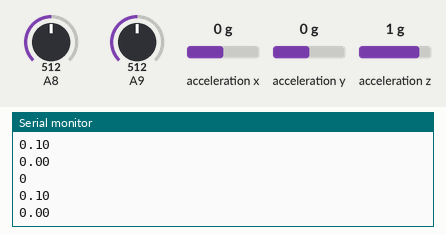
Bench run of a sketch on a simulated Teensy 4. Shown: the last lines printed to the serial monitor. The test bench sets the inputs (shaded band); at power-on: acceleration x 0 g, acceleration z 1 g, A8 = 512, A9 = 512, acceleration y 0 g.

Above: at 1.7 s.
1.8 s: acceleration x set to -1.4 g
At 2.6 s:
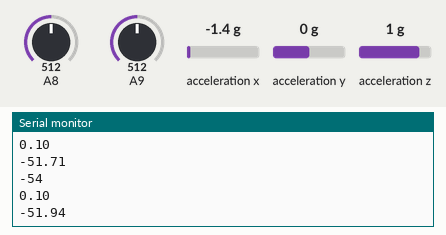
3.3 s: acceleration z set to -1.4 g
At 4.2 s:
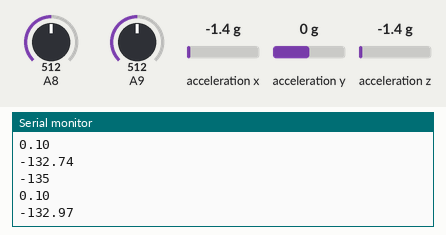
4.8 s: acceleration x set to -0.8 g
At 5.3 s:
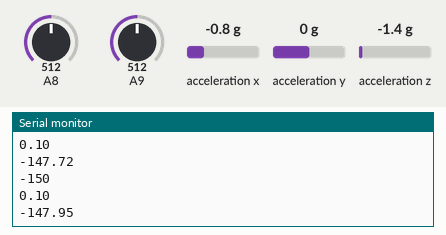
Timing chart, 0 to 7.8 s (numbered marks = the images above; inputs shaded):
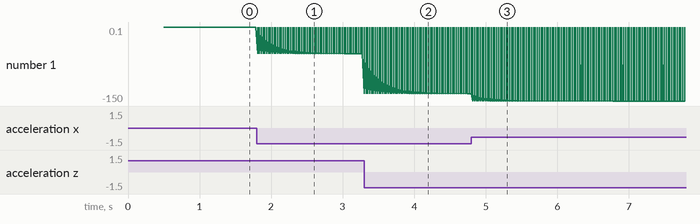

The sketch:

controller_master_01.ino
```cpp
#include <Wire.h>
#include <Adafruit_MMA8451.h>
#include <Adafruit_Sensor.h> // do I need this??

#define deadZone 10
#define xPin 8
#define yPin 9

int zeroX;
int zeroY;
float xM,yM;
int xJ,yJ;
int dead = 35;         // dead zone range
boolean mouse = false;  // computer recognize as mouse, set false for joystick

// Accelerometer initialize
Adafruit_MMA8451 steer = Adafruit_MMA8451();
float lerpA = 0.1;


void setup()
{
  // Initialize the serial port
  Serial.begin(115200);

  // Initialize the Nunchuk.
  steer.begin();
  steer.read();
  //zeroX = calibrate(chuck.readRoll());
  //zeroY = calibrate(chuck.readPitch());

  // FINE TUNE CALIBRATE!! Maybe Calibrate Button??
  delay(500);
  zeroX = roll();
  zeroY = pitch();

  Joystick.useManualSend(true);
}

void loop()
{
  steer.read();
  int _xM = roll()-zeroX;
  int _yM = pitch()-zeroY;
  Serial.println(_xM);
  xM = lerpA*_xM + (1.0-lerpA)*xM;
  yM = lerpA*_yM + (1.0-lerpA)*yM;
  Serial.println(lerpA);
  Serial.println(xM);
  Serial.println();
  /*if (x < zeroX - dead || x > zeroX + dead) xM = x;
  else xM = 0;
  if (y < zeroY - dead || y > zeroY + dead) yM = y;
  else yM = 0;*/
  Mouse.move(xM/2,yM);
  //Serial.println(zeroX);

  xJ = analogRead(xPin);
  yJ = analogRead(yPin);
  Joystick.X(1023-xJ);
  Joystick.Y(1023-yJ);
  //Joystick.send_now();

  // Wait a short while
  delay(25);
}

int calibrate(int pin) {
  int num = 20;
  int value = 0;
  //int steps[num];
  for (int i = 0; i < num; i++) {
    //steps[i] = analogRead(pin);
    value += analogRead(pin);
    delay(50);
  }
  return value/num;
}

int roll() {
  int x = steer.x;
  int z = steer.z;
  return atan2(x,z)*180/M_PI;
}

int pitch() {
  int y = steer.y;
  int z = steer.z;
  return atan2(y,z)*180/M_PI;
}
```

Measured:
- after the input at 1.8 s, the serial monitor: prints a new line at once (image 1)
- after the input at 3.3 s, the serial monitor: prints a new line at once (image 2)
- plotted number 1: 0 → -53.88 after the input at 1.8 s, -53.88 → -134.84 after the input at 3.3 s
